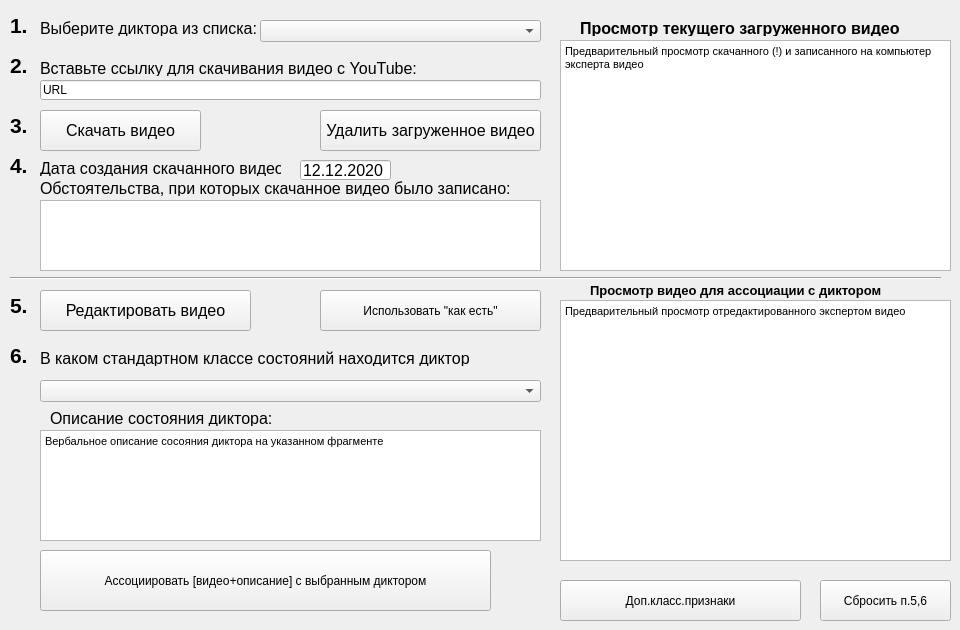
    <widget class="QWidget" name="tab_3">
     <attribute name="title">
      <string>Загрузка видео с YouTube</string>
     </attribute>
     <widget class="QLabel" name="label_4">
      <property name="geometry">
       <rect>
        <x>10</x>
        <y>140</y>
        <width>47</width>
        <height>51</height>
       </rect>
      </property>
      <property name="font">
       <font>
        <family>Arial</family>
        <pointsize>16</pointsize>
        <weight>75</weight>
        <bold>true</bold>
       </font>
      </property>
      <property name="text">
       <string>4.</string>
      </property>
     </widget>
     <widget class="QLineEdit" name="lineEdit_add_url_YT">
      <property name="geometry">
       <rect>
        <x>40</x>
        <y>80</y>
        <width>501</width>
        <height>20</height>
       </rect>
      </property>
      <property name="text">
       <string>URL</string>
      </property>
     </widget>
     <widget class="QLabel" name="label_select_url_YT">
      <property name="geometry">
       <rect>
        <x>40</x>
        <y>60</y>
        <width>421</width>
        <height>16</height>
       </rect>
      </property>
      <property name="font">
       <font>
        <family>Arial</family>
        <pointsize>12</pointsize>
       </font>
      </property>
      <property name="text">
       <string>Вставьте ссылку для скачивания видео с YouTube:</string>
      </property>
     </widget>
     <widget class="QComboBox" name="comboBox_select_class_YT">
      <property name="geometry">
       <rect>
        <x>40</x>
        <y>380</y>
        <width>501</width>
        <height>22</height>
       </rect>
      </property>
     </widget>
     <widget class="QLabel" name="label_3">
      <property name="geometry">
       <rect>
        <x>10</x>
        <y>100</y>
        <width>47</width>
        <height>51</height>
       </rect>
      </property>
      <property name="font">
       <font>
        <family>Arial</family>
        <pointsize>16</pointsize>
        <weight>75</weight>
        <bold>true</bold>
       </font>
      </property>
      <property name="text">
       <string>3.</string>
      </property>
     </widget>
     <widget class="QLabel" name="label_date_download_video_YT">
      <property name="geometry">
       <rect>
        <x>40</x>
        <y>160</y>
        <width>241</width>
        <height>16</height>
       </rect>
      </property>
      <property name="font">
       <font>
        <family>Arial</family>
        <pointsize>12</pointsize>
       </font>
      </property>
      <property name="text">
       <string>Дата создания скачанного видео:</string>
      </property>
     </widget>
     <widget class="QLabel" name="label">
      <property name="geometry">
       <rect>
        <x>10</x>
        <y>0</y>
        <width>47</width>
        <height>51</height>
       </rect>
      </property>
      <property name="font">
       <font>
        <family>Arial</family>
        <pointsize>16</pointsize>
        <weight>75</weight>
        <bold>true</bold>
       </font>
      </property>
      <property name="text">
       <string>1.</string>
      </property>
     </widget>
     <widget class="QTextEdit" name="textEdit_condition_download_video_YT">
      <property name="geometry">
       <rect>
        <x>40</x>
        <y>200</y>
        <width>501</width>
        <height>71</height>
       </rect>
      </property>
     </widget>
     <widget class="QPushButton" name="pushButton_download_video_YT">
      <property name="geometry">
       <rect>
        <x>40</x>
        <y>110</y>
        <width>161</width>
        <height>41</height>
       </rect>
      </property>
      <property name="font">
       <font>
        <family>Arial</family>
        <pointsize>12</pointsize>
       </font>
      </property>
      <property name="text">
       <string>Скачать видео</string>
      </property>
     </widget>
     <widget class="QPushButton" name="pushButton_associate_video_with_class_YT">
      <property name="geometry">
       <rect>
        <x>40</x>
        <y>550</y>
        <width>451</width>
        <height>61</height>
       </rect>
      </property>
      <property name="text">
       <string>Ассоциировать [видео+описание] с выбранным диктором</string>
      </property>
     </widget>
     <widget class="QPushButton" name="pushButton_edit_video_YT">
      <property name="geometry">
       <rect>
        <x>40</x>
        <y>290</y>
        <width>211</width>
        <height>41</height>
       </rect>
      </property>
      <property name="font">
       <font>
        <family>Arial</family>
        <pointsize>12</pointsize>
       </font>
      </property>
      <property name="text">
       <string>Редактировать видео</string>
      </property>
     </widget>
     <widget class="QLabel" name="label_select_speaker_YT">
      <property name="geometry">
       <rect>
        <x>40</x>
        <y>20</y>
        <width>221</width>
        <height>16</height>
       </rect>
      </property>
      <property name="font">
       <font>
        <family>Arial</family>
        <pointsize>12</pointsize>
       </font>
      </property>
      <property name="text">
       <string>Выберите диктора из списка:</string>
      </property>
     </widget>
     <widget class="QTextEdit" name="textEdit_watch_video_YT">
      <property name="geometry">
       <rect>
        <x>560</x>
        <y>40</y>
        <width>391</width>
        <height>231</height>
       </rect>
      </property>
      <property name="html">
       <string>&lt;!DOCTYPE HTML PUBLIC &quot;-//W3C//DTD HTML 4.0//EN&quot; &quot;http://www.w3.org/TR/REC-html40/strict.dtd&quot;&gt;
&lt;html&gt;&lt;head&gt;&lt;meta name=&quot;qrichtext&quot; content=&quot;1&quot; /&gt;&lt;style type=&quot;text/css&quot;&gt;
p, li { white-space: pre-wrap; }
&lt;/style&gt;&lt;/head&gt;&lt;body style=&quot; font-family:'Arial'; font-size:12pt; font-weight:400; font-style:normal;&quot;&gt;
&lt;p style=&quot; margin-top:0px; margin-bottom:0px; margin-left:0px; margin-right:0px; -qt-block-indent:0; text-indent:0px;&quot;&gt;&lt;span style=&quot; font-family:'MS Shell Dlg 2'; font-size:8.25pt;&quot;&gt;Предварительный просмотр скачанного (!) и записанного на компьютер эксперта видео&lt;/span&gt;&lt;/p&gt;&lt;/body&gt;&lt;/html&gt;</string>
      </property>
     </widget>
     <widget class="QTextEdit" name="textEdit_description_state_speaker_YT">
      <property name="geometry">
       <rect>
        <x>40</x>
        <y>430</y>
        <width>501</width>
        <height>111</height>
       </rect>
      </property>
      <property name="html">
       <string>&lt;!DOCTYPE HTML PUBLIC &quot;-//W3C//DTD HTML 4.0//EN&quot; &quot;http://www.w3.org/TR/REC-html40/strict.dtd&quot;&gt;
&lt;html&gt;&lt;head&gt;&lt;meta name=&quot;qrichtext&quot; content=&quot;1&quot; /&gt;&lt;style type=&quot;text/css&quot;&gt;
p, li { white-space: pre-wrap; }
&lt;/style&gt;&lt;/head&gt;&lt;body style=&quot; font-family:'Arial'; font-size:12pt; font-weight:400; font-style:normal;&quot;&gt;
&lt;p style=&quot; margin-top:0px; margin-bottom:0px; margin-left:0px; margin-right:0px; -qt-block-indent:0; text-indent:0px;&quot;&gt;&lt;span style=&quot; font-family:'MS Shell Dlg 2'; font-size:8.25pt;&quot;&gt;Вербальное описание сосояния диктора на указанном фрагменте&lt;/span&gt;&lt;/p&gt;&lt;/body&gt;&lt;/html&gt;</string>
      </property>
     </widget>
     <widget class="QLineEdit" name="lineEdit_date_download_video_YT">
      <property name="geometry">
       <rect>
        <x>300</x>
        <y>160</y>
        <width>91</width>
        <height>20</height>
       </rect>
      </property>
      <property name="font">
       <font>
        <family>Arial</family>
        <pointsize>12</pointsize>
       </font>
      </property>
      <property name="text">
       <string>12.12.2020</string>
      </property>
     </widget>
     <widget class="QLabel" name="label_condition_download_video_YT">
      <property name="geometry">
       <rect>
        <x>40</x>
        <y>180</y>
        <width>471</width>
        <height>16</height>
       </rect>
      </property>
      <property name="font">
       <font>
        <family>Arial</family>
        <pointsize>12</pointsize>
       </font>
      </property>
      <property name="text">
       <string>Обстоятельства, при которых скачанное видео было записано:</string>
      </property>
     </widget>
     <widget class="QPushButton" name="pushButton_use_video_YT">
      <property name="geometry">
       <rect>
        <x>320</x>
        <y>290</y>
        <width>221</width>
        <height>41</height>
       </rect>
      </property>
      <property name="text">
       <string>Использовать &quot;как есть&quot;</string>
      </property>
     </widget>
     <widget class="QLabel" name="label_select_class_YT">
      <property name="geometry">
       <rect>
        <x>40</x>
        <y>350</y>
        <width>431</width>
        <height>16</height>
       </rect>
      </property>
      <property name="font">
       <font>
        <family>Arial</family>
        <pointsize>12</pointsize>
       </font>
      </property>
      <property name="text">
       <string>В каком стандартном классе состояний находится диктор:</string>
      </property>
     </widget>
     <widget class="QLabel" name="label_2">
      <property name="geometry">
       <rect>
        <x>10</x>
        <y>40</y>
        <width>47</width>
        <height>51</height>
       </rect>
      </property>
      <property name="font">
       <font>
        <family>Arial</family>
        <pointsize>16</pointsize>
        <weight>75</weight>
        <bold>true</bold>
       </font>
      </property>
      <property name="text">
       <string>2.</string>
      </property>
     </widget>
     <widget class="QLabel" name="label_5">
      <property name="geometry">
       <rect>
        <x>10</x>
        <y>280</y>
        <width>47</width>
        <height>51</height>
       </rect>
      </property>
      <property name="font">
       <font>
        <family>Arial</family>
        <pointsize>16</pointsize>
        <weight>75</weight>
        <bold>true</bold>
       </font>
      </property>
      <property name="text">
       <string>5.</string>
      </property>
     </widget>
     <widget class="QComboBox" name="comboBox_select_speaker_YT">
      <property name="geometry">
       <rect>
        <x>260</x>
        <y>20</y>
        <width>281</width>
        <height>22</height>
       </rect>
      </property>
     </widget>
     <widget class="Line" name="line">
      <property name="geometry">
       <rect>
        <x>10</x>
        <y>270</y>
        <width>931</width>
        <height>16</height>
       </rect>
      </property>
      <property name="orientation">
       <enum>Qt::Horizontal</enum>
      </property>
     </widget>
     <widget class="QLabel" name="label_description_state_speaker_YT">
      <property name="geometry">
       <rect>
        <x>50</x>
        <y>410</y>
        <width>221</width>
        <height>16</height>
       </rect>
      </property>
      <property name="font">
       <font>
        <family>Arial</family>
        <pointsize>12</pointsize>
       </font>
      </property>
      <property name="text">
       <string>Описание состояния диктора:</string>
      </property>
     </widget>
     <widget class="QLabel" name="label_watch_video_YT">
      <property name="geometry">
       <rect>
        <x>580</x>
        <y>20</y>
        <width>341</width>
        <height>16</height>
       </rect>
      </property>
      <property name="font">
       <font>
        <family>Arial</family>
        <pointsize>12</pointsize>
        <weight>75</weight>
        <bold>true</bold>
       </font>
      </property>
      <property name="text">
       <string>Просмотр текущего загруженного видео</string>
      </property>
     </widget>
     <widget class="QLabel" name="label_watch_video_for_associate_YT">
      <property name="geometry">
       <rect>
        <x>590</x>
        <y>280</y>
        <width>331</width>
        <height>20</height>
       </rect>
      </property>
      <property name="font">
       <font>
        <family>Arial</family>
        <pointsize>10</pointsize>
        <weight>75</weight>
        <bold>true</bold>
       </font>
      </property>
      <property name="text">
       <string>Просмотр видео для ассоциации с диктором</string>
      </property>
     </widget>
     <widget class="QLabel" name="label_6">
      <property name="geometry">
       <rect>
        <x>10</x>
        <y>330</y>
        <width>47</width>
        <height>51</height>
       </rect>
      </property>
      <property name="font">
       <font>
        <family>Arial</family>
        <pointsize>16</pointsize>
        <weight>75</weight>
        <bold>true</bold>
       </font>
      </property>
      <property name="text">
       <string>6.</string>
      </property>
     </widget>
     <widget class="QTextEdit" name="textEdit_watch_video_for_associate_YT">
      <property name="geometry">
       <rect>
        <x>560</x>
        <y>300</y>
        <width>391</width>
        <height>261</height>
       </rect>
      </property>
      <property name="html">
       <string>&lt;!DOCTYPE HTML PUBLIC &quot;-//W3C//DTD HTML 4.0//EN&quot; &quot;http://www.w3.org/TR/REC-html40/strict.dtd&quot;&gt;
&lt;html&gt;&lt;head&gt;&lt;meta name=&quot;qrichtext&quot; content=&quot;1&quot; /&gt;&lt;style type=&quot;text/css&quot;&gt;
p, li { white-space: pre-wrap; }
&lt;/style&gt;&lt;/head&gt;&lt;body style=&quot; font-family:'Arial'; font-size:12pt; font-weight:400; font-style:normal;&quot;&gt;
&lt;p style=&quot; margin-top:0px; margin-bottom:0px; margin-left:0px; margin-right:0px; -qt-block-indent:0; text-indent:0px;&quot;&gt;&lt;span style=&quot; font-family:'MS Shell Dlg 2'; font-size:8.25pt;&quot;&gt;Предварительный просмотр отредактированного экспертом видео&lt;/span&gt;&lt;/p&gt;&lt;/body&gt;&lt;/html&gt;</string>
      </property>
     </widget>
     <widget class="QPushButton" name="pushButton_aditional_class_YT">
      <property name="geometry">
       <rect>
        <x>560</x>
        <y>580</y>
        <width>241</width>
        <height>41</height>
       </rect>
      </property>
      <property name="text">
       <string>Доп.класс.признаки</string>
      </property>
     </widget>
     <widget class="QPushButton" name="pushButton_drop_YT">
      <property name="geometry">
       <rect>
        <x>820</x>
        <y>580</y>
        <width>131</width>
        <height>41</height>
       </rect>
      </property>
      <property name="text">
       <string>Сбросить п.5,6</string>
      </property>
     </widget>
     <widget class="QPushButton" name="pushButton_delete_video_YT">
      <property name="geometry">
       <rect>
        <x>320</x>
        <y>110</y>
        <width>221</width>
        <height>41</height>
       </rect>
      </property>
      <property name="font">
       <font>
        <family>Arial</family>
        <pointsize>12</pointsize>
       </font>
      </property>
      <property name="text">
       <string>Удалить загруженное видео</string>
      </property>
     </widget>
    </widget>
